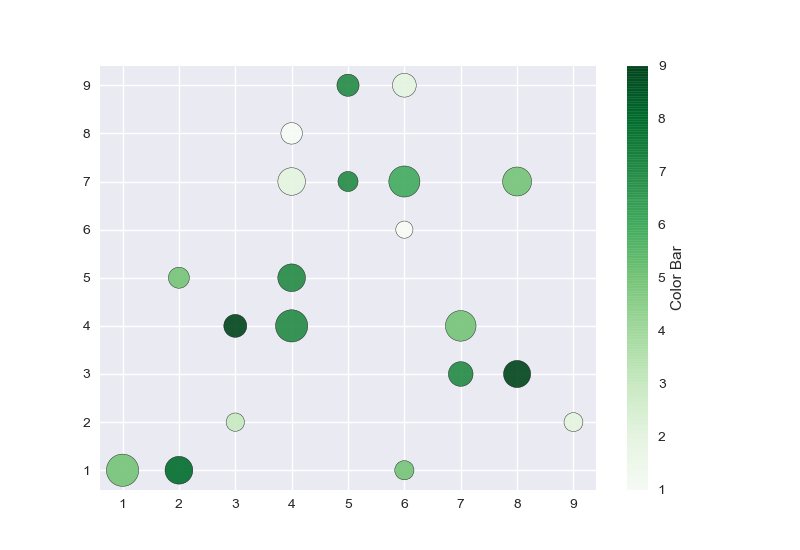

This chart was generated by the following Python code:

# -------------------------------------------------------------
# ----------------------- Scatter -----------------------------

# Scatter plots are used to observe relationship between variables and uses dots to represent the relationship
# between them. The scatter() method in the matplotlib library is used to draw a scatter plot. Scatter plots are
# widely used to represent relation among variables and how change in one affects the other.

import pandas as pd
from matplotlib import pyplot as plt

plt.style.use('seaborn')

x = [5, 7, 8, 5, 6, 7, 9, 2, 3, 4, 4, 4, 2, 6, 3, 6, 8, 6, 4, 1]
y = [7, 4, 3, 9, 1, 3, 2, 5, 2, 4, 8, 7, 1, 6, 4, 9, 7, 7, 5, 1]

colors = [7, 5, 9, 7, 5, 7, 2, 5, 3, 7, 1, 2, 8, 1, 9, 2, 5, 6, 7, 5]

sizes = [209, 486, 381, 255, 191, 315, 185, 228, 174,538, 239, 394, 399, 153, 273, 293, 436, 501, 397, 539]

plt.scatter(x, y, s=sizes, c=colors, marker='o', cmap='Greens', edgecolors='black', alpha=0.9)

bar = plt.colorbar()
bar.set_label('Color Bar')

plt.show()
